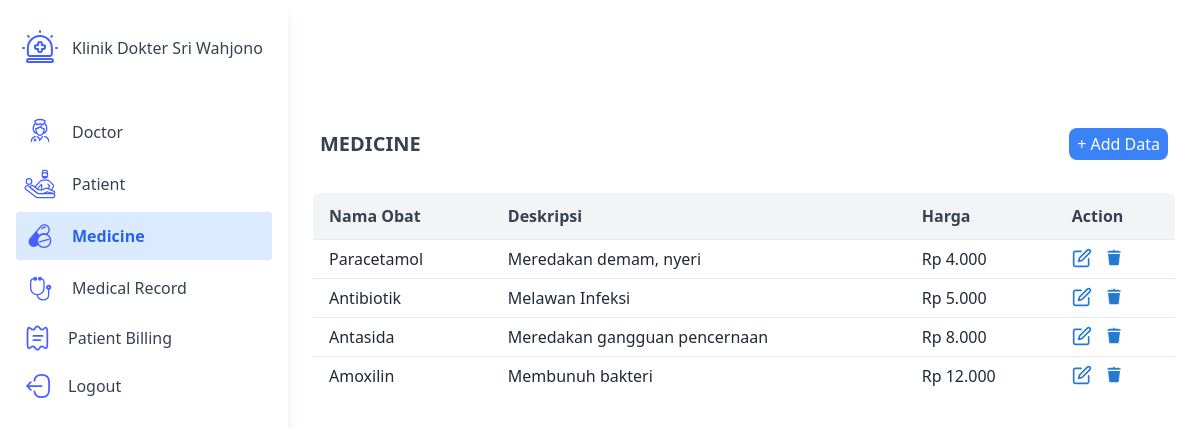
The page /obat/view.php (signed in) on the database as committed earlier.
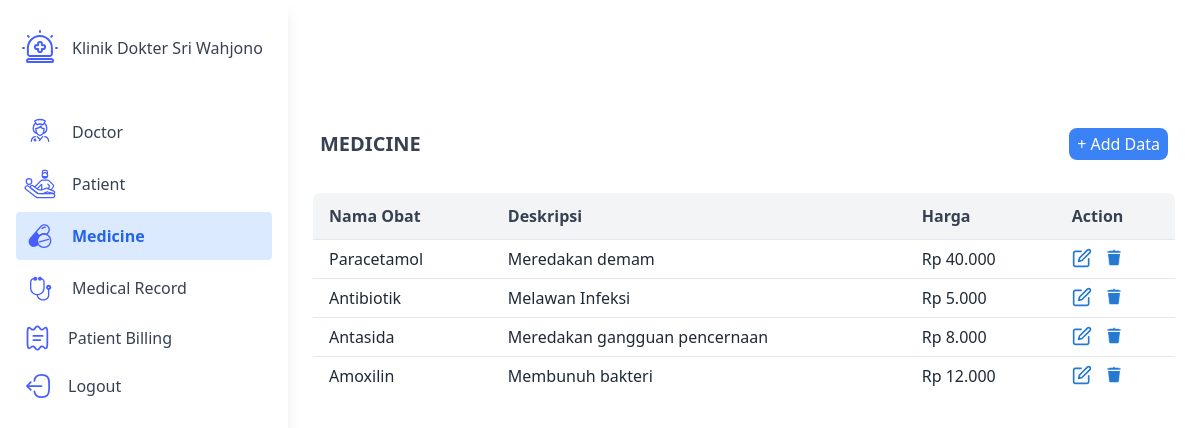
The same page on the database as committed later.
### tables this page shows
CREATE TABLE `obat` (
  `id_obat` int NOT NULL,
  `nama_obat` varchar(25) NOT NULL,
  `deskripsi` varchar(50) NOT NULL,
  `harga` int NOT NULL
);

### obat/view.php (the view, shortened to what this page needs)
<main class="flex min-h-screen">
<div class="w-72 bg-gray-800 text-white min-h-screen">
    <?php include '../components/sidebar.php'; ?>
</div>
<div class="flex-1 p-6">
    <section>
        <div class="flex justify-between items-center p-2">
            <p class="text-xl text-gray-700 font-bold mt-24">MEDICINE</p>
			<a href="add.php" class="bg-blue-500 text-white font-medium py-1 px-2 rounded-lg hover:bg-blue-700 transition mt-24">
                + Add Data
            </a>
        </div>
        <div class="overflow-x-auto mt-6">
            <table class="min-w-full bg-white border border-gray-200 rounded-lg overflow-hidden text-left">
                <thead class="bg-gray-100 text-gray-700">
                    <tr>
                        <th class="px-4 py-3 border-b">Nama Obat</th>
                        <th class="px-4 py-3 border-b">Deskripsi</th>
                        <th class="px-4 py-3 border-b">Harga</th>
                        <th class="px-4 py-3 border-b">Action</th>
                    </tr>
                </thead>
                <tbody class="text-gray-800">
                    <?php
                    include '../connect.php';
                    $query = "SELECT * FROM obat";
                    $query_run = mysqli_query($conn, $query);
                    if(mysqli_num_rows($query_run) > 0):
                        foreach($query_run as $data): ?>
                            <tr class="hover:bg-gray-50 border-t">
                                <td class="px-4 py-2"><?= htmlspecialchars($data['nama_obat']); ?></td>
                                <td class="px-4 py-2"><?= htmlspecialchars($data['deskripsi']); ?></td>
                                <td class="px-4 py-2">Rp <?= number_format($data['harga'], 0, ',', '.'); ?></td>
                                <td class="px-4 py-2 flex gap-3">
                                    <a href="form-update.php?id_obat=<?= $data['id_obat']; ?>" class="text-blue-600 hover:underline">
                                        <img src="../assets/images/edit.svg" alt="Edit" class="w-5 h-5 inline" />
                                    </a>
                                    <a href="delete.php?id_obat=<?= $data['id_obat']; ?>" class="text-red-600 hover:underline" onclick="return confirm('Yakin ingin menghapus data ini?');">
                                        <img src="../assets/images/Delete.svg" alt="Delete" class="w-5 h-5 inline" />
                                    </a>
                                </td>
                            </tr>
                        <?php endforeach;
                   		 else: ?>
                        <tr>
                            <td colspan="4" class="text-center py-4 text-gray-500">Data obat belum tersedia.</td>
                        </tr>
                    <?php endif; ?>
                </tbody>
            </table>
        </div>
    </section>
</div>
</body>
</html>

Rows that differ between the two databases and show on the page:
changed obat "Paracetamol": deskripsi "Meredakan demam, nyeri" → "Meredakan demam"; harga "4.000" → "40.000"
